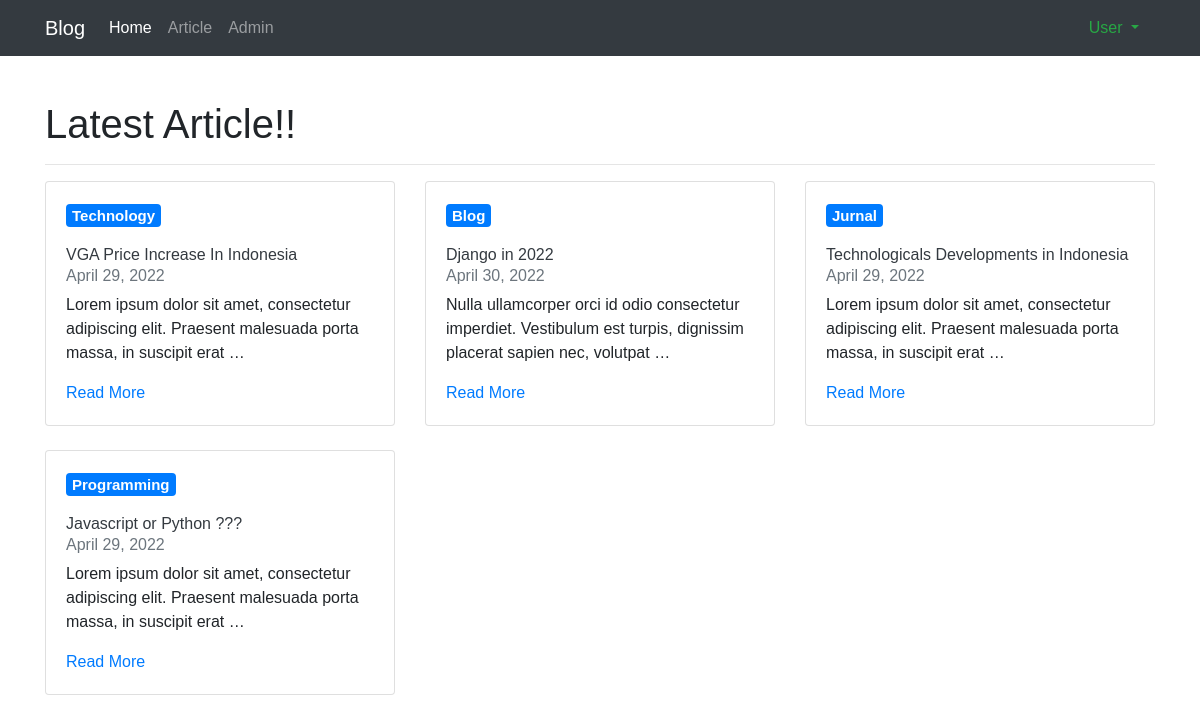
The page / on the database its author committed.
### article/models.py (models this page shows, shortened)
class Article(models.Model):
    LIST_CATEGORY=(
        ('blog','Blog'),
        ('jurnal', 'Jurnal'),
        ('technology', 'Technology'),
        ('programming', 'Programming')
    )
    title = models.CharField(max_length=100)
    content = models.TextField()
    category = models.CharField(max_length=50, default='blog', choices=LIST_CATEGORY)
    published = models.DateTimeField(auto_now_add=True)
    updated = models.DateTimeField(auto_now=True)
    slug = models.SlugField(blank=True, editable=False)

### blog/views.py (the view)
# urls.py: path('', BlogView.as_view(), name='index'),
class BlogView(TemplateView, ArticleEachCategory):
    template_name = 'index.html'
    def get_context_data(self, **kwargs) :
        articles = self.get_latest_article_each_category()
        context = {
            'latest_articles' : articles
        }
        return context

### article/views.py (called while the page is built)
    def get_latest_article_each_category(self):
        categories = self.model.objects.values_list('category', flat=True).distinct()
        querysets = []
        for category in categories :
            article = self.model.objects.filter(category = category).latest('published')
            querysets.append(article)
        return querysets

### templates/index.html (shortened to what this page needs)
{% extends 'base.html' %}
{% block contents %}
    <h1>Latest Article!!</h1>
    <hr>
    <div class="row">
        {% for article in latest_articles %}
            <div class="col-sm-4 mb-4">
                <div class="card shadow-md">
                    <div class="card-body">
                      <h5 class="card-title text-capitalize mb-4"><a class="badge badge-primary" href="{% url 'article:category' article.category 1%}">{{article.category}}</a></h5>
                      <h6 class="card-subtitle mb-2 text-dark">{{article.title}}</h6>
                      <h6 class="card-subtitle mb-2 text-muted">{{article.published|date}}</h6>
                      <p class="card-text">{{article.content|truncatewords:15}}</p>
                      <a href="{% url 'article:detail' article.slug%}" class="card-link">Read More</a>
                    </div>
                  </div>
            </div>
        {% endfor %}
    </div>
{% endblock contents %}

### static/css/styles.css (style rules this page uses)
body { margin: 0; padding: 0; font-family: Arial, Helvetica, sans-serif; }

### rows shown on the page
Article: category "Technology", title "VGA Price Increase In Indonesia", published "April 29, 2022", content "Lorem ipsum dolor sit amet, consectetur adipiscing elit. Praesent malesuada porta massa, in suscipit erat …"
Article: category "Blog", title "Django in 2022", published "April 30, 2022", content "Nulla ullamcorper orci id odio consectetur imperdiet. Vestibulum est turpis, dignissim placerat sapien nec, volutpat …"
Article: category "Jurnal", title "Technologicals Developments in Indonesia", published "April 29, 2022", content "Lorem ipsum dolor sit amet, consectetur adipiscing elit. Praesent malesuada porta massa, in suscipit erat …"
Article: category "Programming", title "Javascript or Python ???", published "April 29, 2022", content "Lorem ipsum dolor sit amet, consectetur adipiscing elit. Praesent malesuada porta massa, in suscipit erat …"
